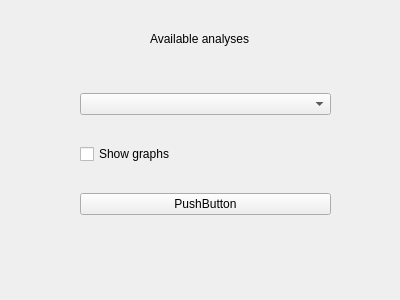
<?xml version="1.0" encoding="UTF-8"?>
<ui version="4.0">
 <class>Form</class>
 <widget class="QWidget" name="Form">
  <property name="geometry">
   <rect>
    <x>0</x>
    <y>0</y>
    <width>400</width>
    <height>300</height>
   </rect>
  </property>
  <property name="windowTitle">
   <string>Form</string>
  </property>
  <widget class="QLabel" name="label">
   <property name="geometry">
    <rect>
     <x>150</x>
     <y>30</y>
     <width>131</width>
     <height>17</height>
    </rect>
   </property>
   <property name="text">
    <string>Available analyses</string>
   </property>
  </widget>
  <widget class="QWidget" name="verticalLayoutWidget">
   <property name="geometry">
    <rect>
     <x>80</x>
     <y>70</y>
     <width>251</width>
     <height>171</height>
    </rect>
   </property>
   <layout class="QVBoxLayout" name="verticalLayout">
    <item>
     <widget class="QComboBox" name="comboBox"/>
    </item>
    <item>
     <widget class="QCheckBox" name="checkBox">
      <property name="text">
       <string>Show graphs</string>
      </property>
     </widget>
    </item>
    <item>
     <widget class="QPushButton" name="pushButton">
      <property name="text">
       <string>PushButton</string>
      </property>
     </widget>
    </item>
   </layout>
  </widget>
 </widget>
 <resources/>
 <connections/>
</ui>
